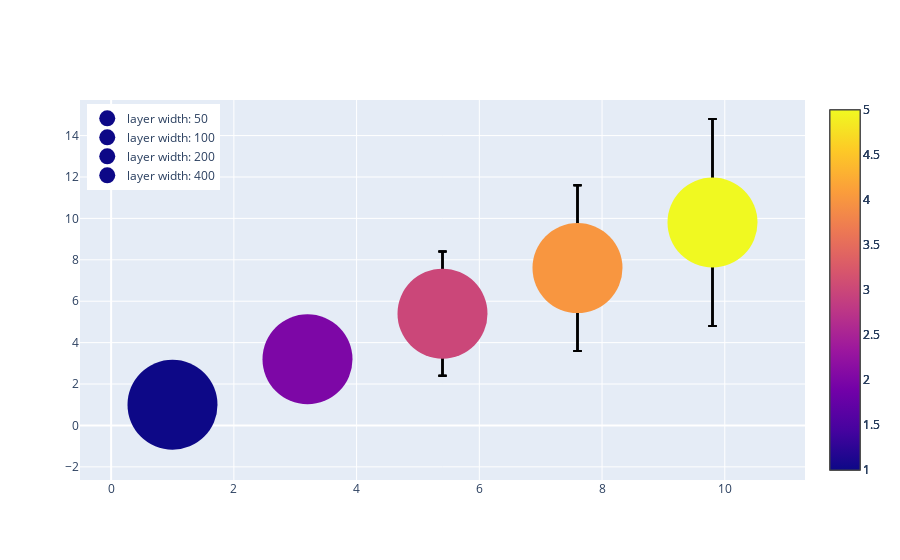

Notebook cell for this chart:
### Code cell
fig = go.Figure()

fig.add_trace(
    go.Scatter(
        x=[1, 3.2, 5.4, 7.6, 9.8],
        y=[1, 3.2, 5.4, 7.6, 9.8],
        mode="markers",
        marker=dict(color=[1, 2, 3, 4, 5], size=30, showscale=True),
        error_y=dict(
            type="data",  # value of error bar given in data coordinates
            array=[1, 2, 3, 4, 5],
            visible=True,
        ),
        name="layer width: 50",
    )
)

fig.add_trace(
    go.Scatter(
        x=[1, 3.2, 5.4, 7.6, 9.8],
        y=[1, 3.2, 5.4, 7.6, 9.8],
        mode="markers",
        marker=dict(color=[1, 2, 3, 4, 5], size=55, showscale=True),
        error_y=dict(
            type="data",  # value of error bar given in data coordinates
            array=[1, 2, 3, 4, 5],
            visible=True,
        ),
        name="layer width: 100",
    )
)

fig.add_trace(
    go.Scatter(
        x=[1, 3.2, 5.4, 7.6, 9.8],
        y=[1, 3.2, 5.4, 7.6, 9.8],
        mode="markers",
        marker=dict(color=[1, 2, 3, 4, 5], size=70, showscale=True),
        error_y=dict(
            type="data",  # value of error bar given in data coordinates
            array=[1, 2, 3, 4, 5],
            visible=True,
        ),
        name="layer width: 200",
    )
)

fig.add_trace(
    go.Scatter(
        x=[1, 3.2, 5.4, 7.6, 9.8],
        y=[1, 3.2, 5.4, 7.6, 9.8],
        mode="markers",
        marker=dict(color=[1, 2, 3, 4, 5], size=90, showscale=True),
        error_y=dict(
            type="data",  # value of error bar given in data coordinates
            array=[1, 2, 3, 4, 5],
            visible=True,
        ),
        name="layer width: 400",
    )
)

fig.update_layout(legend=dict(yanchor="top", y=0.99, xanchor="left", x=0.01))

fig.show()

### Figure 1 — Plotly figure (JSON) as saved in the notebook; plotly's stock layout.template omitted (floating-point values rounded to 4 significant figures)
{"data": [{"error_y": {"array": [1, 2, 3, 4, 5], "type": "data", "visible": true}, "marker": {"color": [1, 2, 3, 4, 5], "showscale": true, "size": 30}, "mode": "markers", "name": "layer width: 50", "type": "scatter", "x": [1, 3.2, 5.4, 7.6, 9.8], "y": [1, 3.2, 5.4, 7.6, 9.8]}, {"error_y": {"array": [1, 2, 3, 4, 5], "type": "data", "visible": true}, "marker": {"color": [1, 2, 3, 4, 5], "showscale": true, "size": 55}, "mode": "markers", "name": "layer width: 100", "type": "scatter", "x": [1, 3.2, 5.4, 7.6, 9.8], "y": [1, 3.2, 5.4, 7.6, 9.8]}, {"error_y": {"array": [1, 2, 3, 4, 5], "type": "data", "visible": true}, "marker": {"color": [1, 2, 3, 4, 5], "showscale": true, "size": 70}, "mode": "markers", "name": "layer width: 200", "type": "scatter", "x": [1, 3.2, 5.4, 7.6, 9.8], "y": [1, 3.2, 5.4, 7.6, 9.8]}, {"error_y": {"array": [1, 2, 3, 4, 5], "type": "data", "visible": true}, "marker": {"color": [1, 2, 3, 4, 5], "showscale": true, "size": 90}, "mode": "markers", "name": "layer width: 400", "type": "scatter", "x": [1, 3.2, 5.4, 7.6, 9.8], "y": [1, 3.2, 5.4, 7.6, 9.8]}], "layout": {"legend": {"x": 0.01, "xanchor": "left", "y": 0.99, "yanchor": "top"}}}
